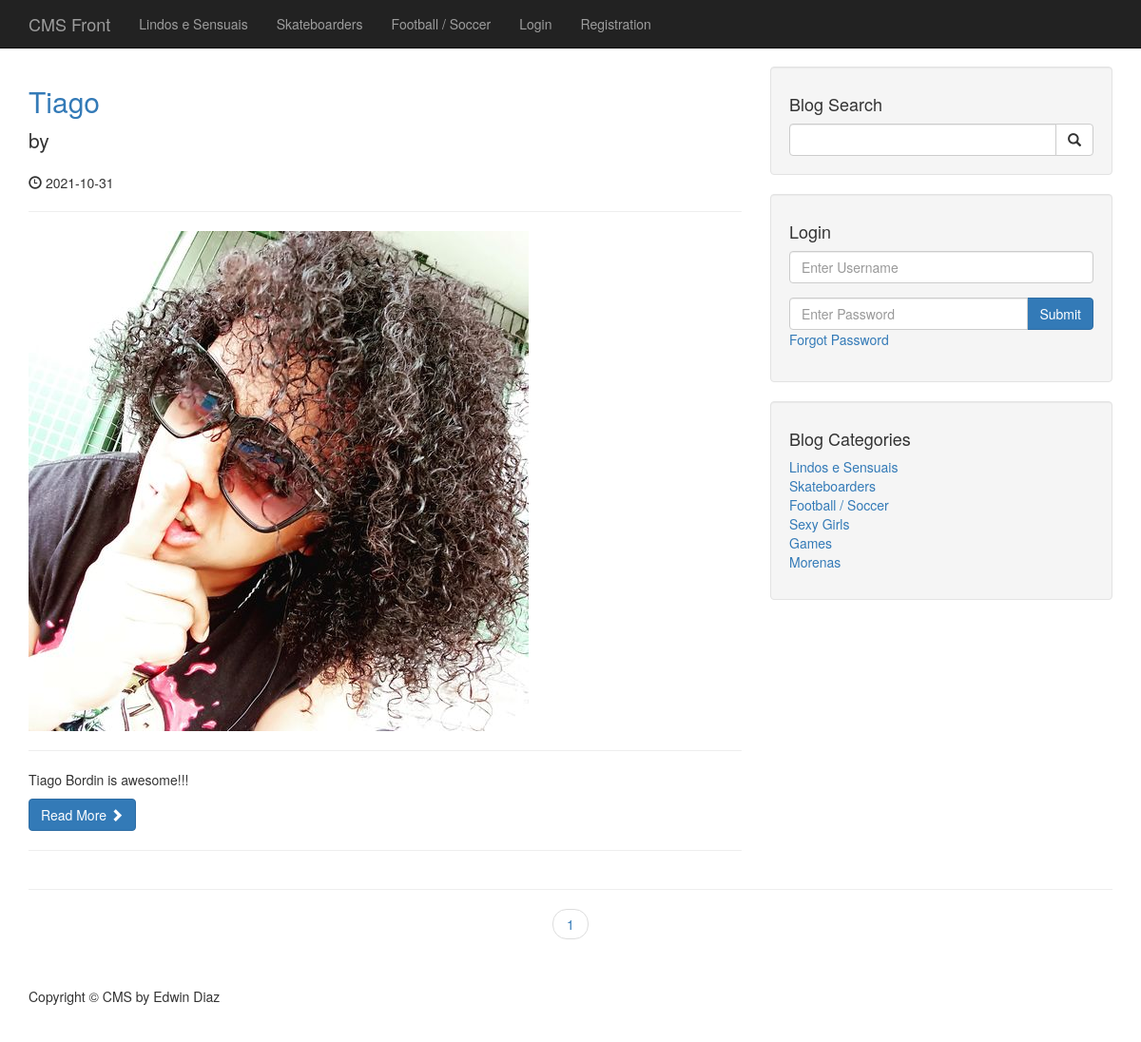
The app's page /entire-cms/cms/index.php with its own data.
### tables this page shows
CREATE TABLE `categories` (
  `cat_id` int(3) NOT NULL,
  `cat_title` varchar(255) NOT NULL
);

CREATE TABLE `posts` (
  `post_id` int(3) NOT NULL,
  `post_category_id` int(3) NOT NULL,
  `post_title` varchar(255) NOT NULL,
  `post_author` varchar(255) DEFAULT NULL,
  `post_author_id` int(11) DEFAULT NULL,
  `post_date` date NOT NULL,
  `post_image` text NOT NULL,
  `post_content` text NOT NULL,
  `post_tags` varchar(255) NOT NULL,
  `post_comment_count` int(11) NOT NULL DEFAULT '0',
  `post_status` varchar(255) DEFAULT 'Draft',
  `post_views_count` int(11) NOT NULL DEFAULT '0'
);

### entire-cms/cms/admin/functions.php (called while the page is built, shortened)
<?php
function isLoggedIn(){
   return false;
}

### entire-cms/cms/index.php (the view, shortened to what this page needs)
 <?php  include "includes/header.php"; ?>
    <?php  include "includes/navigation.php"; ?>
    <div class="container">
        <div class="row">
            <div class="col-md-8">
             <?php
             $per_page = 10;
            if(isset($_GET['page'])) {
            $page = $_GET['page'];
            } else {
                $page = "";
            }
            if($page == "" || $page == 1) {
                $page_1 = 0;
            } else {
                $page_1 = ($page * $per_page) - $per_page;
            }
         if(isset($_SESSION['user_role']) && $_SESSION['user_role'] == 'admin' ) {
        $post_query_count = "SELECT * FROM posts";
         } else {
         $post_query_count = "SELECT * FROM posts WHERE post_status = 'published'";
         }
        $find_count = mysqli_query($connection,$post_query_count);
        $count = mysqli_num_rows($find_count);
        if($count < 1) {
            echo "<h1 class='text-center'>No posts available</h1>";
        } else {
        $count  = ceil($count /$per_page);
        $query = "SELECT * FROM posts LIMIT $page_1, $per_page";
        $select_all_posts_query = mysqli_query($connection,$query);
        while($row = mysqli_fetch_assoc($select_all_posts_query)) {
        $post_id = $row['post_id'];
        $post_title = $row['post_title'];
        $post_author = $row['post_user'];
        $post_date = $row['post_date'];
        $post_image = $row['post_image'];
        $post_content = substr($row['post_content'],0,400);
        ?>
                <h2>
                    <a href="post/<?php echo $post_id; ?>"><?php echo $post_title ?></a>
                </h2>
                <p class="lead">
                    by <a href="author_posts.php?author=<?php echo $post_author ?>&p_id=<?php echo $post_id; ?>"><?php echo $post_author ?></a>
                </p>
                <p><span class="glyphicon glyphicon-time"></span> <?php echo $post_date ?></p>
                <hr>
                <a href="post.php?p_id=<?php echo $post_id; ?>">
                <img class="img-responsive" src="images/<?php echo $post_image;?>" alt="">
                </a>
                <hr>
                <p><?php echo $post_content ?></p>
                <a class="btn btn-primary" href="post.php?p_id=<?php echo $post_id; ?>">Read More <span class="glyphicon glyphicon-chevron-right"></span></a>
                <hr>
   <?php }  } ?>
            </div>
            <?php include "includes/sidebar.php";?>
        </div>
        <hr>
        <ul class="pager">
        <?php
        for($i =1; $i <= $count; $i++) {
        if($i == $page) {
             echo "<li '><a class='active_link' href='index.php?page={$i}'>{$i}</a></li>";
        }  else {
            echo "<li '><a href='index.php?page={$i}'>{$i}</a></li>";
        }
        }
         ?>
        </ul>
<?php include "includes/footer.php";?>

### entire-cms/cms/includes/navigation.php (shortened to what this page needs)
<nav class="navbar navbar-inverse navbar-fixed-top" role="navigation">
     <div class="container">
         <div class="navbar-header">
             <a class="navbar-brand" href="/cms">CMS Front</a>
         </div>
         <div class="collapse navbar-collapse" id="bs-example-navbar-collapse-1">
             <ul class="nav navbar-nav">
               <?php
 $query = "SELECT * FROM categories LIMIT 3";
 $select_all_categories_query = mysqli_query($connection,$query);
 while($row = mysqli_fetch_assoc($select_all_categories_query)) {
    $cat_title = $row['cat_title'];
    $cat_id = $row['cat_id'];
     echo "<li><a href='/cms/category/{$cat_id}'>{$cat_title}</a></li>";
 }
 ?>
                 <?php if(isLoggedIn()): ?>
                     <li>
                         <a href="/cms/admin">Admin</a>
                     </li>
                     <li>
                         <a href="/cms/includes/logout.php">Logout</a>
                     </li>
                 <?php else: ?>
                     <li>
                         <a href="/cms/login.php">Login</a>
                     </li>
                 <?php endif; ?>
                  <li>
                     <a href="/cms/registration">Registration</a>
                 </li>
             </ul>
         </div>
     </div>
 </nav>

### entire-cms/cms/includes/sidebar.php (shortened to what this page needs)
        <div class="col-md-4">
            <div class="well">
                <h4>Blog Search</h4>
                <form action="search.php" method="post">
                <div class="input-group">
                    <input name="search" type="text" class="form-control">
                    <span class="input-group-btn">
                        <button name="submit" class="btn btn-default" type="submit">
                            <span class="glyphicon glyphicon-search"></span>
                    </button>
                    </span>
                </div>
                </form>
            </div>
<div class="well">
    <?php if(isset($_SESSION['user_role'])): ?>
         <h4>Logged in as <?php echo $_SESSION['username'] ?></h4>
         <a href="includes/logout.php" class="btn btn-primary">Logout</a>
    <?php else: ?>
         <h4>Login</h4>
            <form method="post">
            <div class="form-group">
                <input name="username" type="text" class="form-control" placeholder="Enter Username">
            </div>
              <div class="input-group">
                <input name="password" type="password" class="form-control" placeholder="Enter Password">
                <span class="input-group-btn">
                   <button class="btn btn-primary" name="login" type="submit">Submit
                   </button>
                </span>
               </div>
                <div class="form-group">
                    <a href="forgot.php?forgot=<?php echo uniqid(true); ?>">Forgot Password</a>
                </div>
            </form>
    <?php endif; ?>
</div>
            <div class="well">
    <?php
    $query = "SELECT * FROM categories";
    $select_categories_sidebar = mysqli_query($connection,$query);
    ?>
             <h4>Blog Categories</h4>
                <div class="row">
                    <div class="col-lg-12">
                        <ul class="list-unstyled">
                          <?php
    while($row = mysqli_fetch_assoc($select_categories_sidebar )) {
    $cat_title = $row['cat_title'];
    $cat_id = $row['cat_id'];
    echo "<li><a href='category.php?category=$cat_id'>{$cat_title}</a></li>";
    }
                        ?>
                        </ul>
                    </div>
                </div>
            </div>
        </div>

### css/blog-home.css (style rules this page uses)
body { padding-top: 70px; }

### records on screen
categories: cat_title "Lindos e Sensuais"
categories: cat_title "Skateboarders"
categories: cat_title "Football / Soccer"
posts: post_title "Tiago", post_date "2021-10-31", post_image (picture), post_content "Tiago Bordin is awesome!!!"
categories: cat_title "Sexy Girls"
categories: cat_title "Games"
categories: cat_title "Morenas"
